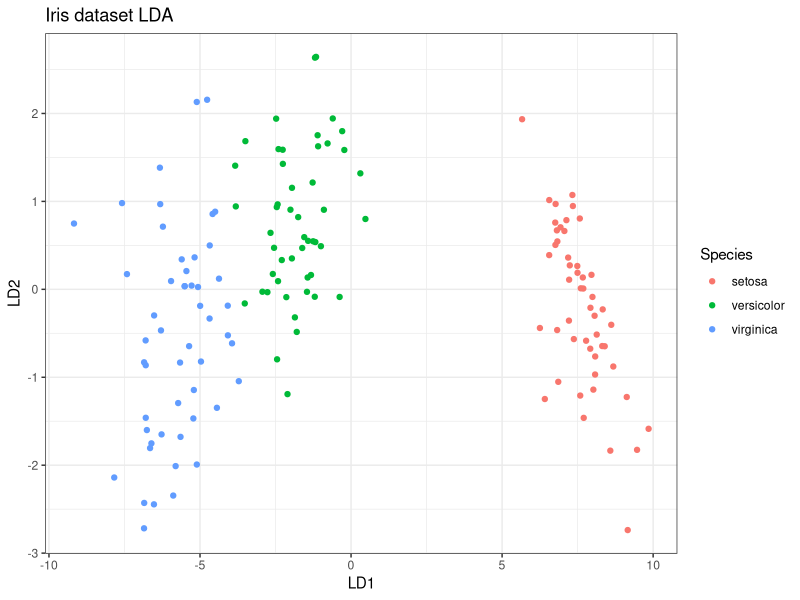
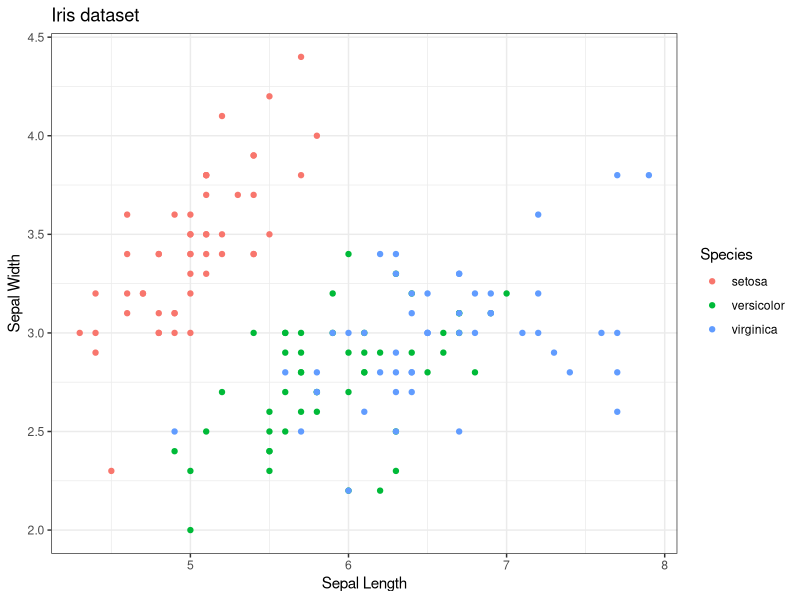

Here is the R script that generated these plots, in order:
# Linear discriminant analysis

library(MASS)

data(iris)

lda_model <- lda(Species ~ ., data = iris)

summary(lda_model)

prediction <- predict(lda_model, iris)

lda_df <- data.frame(prediction$x, Species = prediction$class)

library(ggplot2)

ggplot(data = lda_df, aes(x = LD1, y = LD2, color = Species)) +
    geom_point() +
    ggtitle("Iris dataset LDA") +
    xlab("LD1") +
    ylab("LD2") +
    theme_bw()

ggplot(data = iris, aes(x = Sepal.Length, y = Sepal.Width, color = Species)) +
    geom_point() +
    ggtitle("Iris dataset") +
    xlab("Sepal Length") +
    ylab("Sepal Width") +
    theme_bw()

class(iris$Species)
colnames(iris)
levels(iris$Species)
